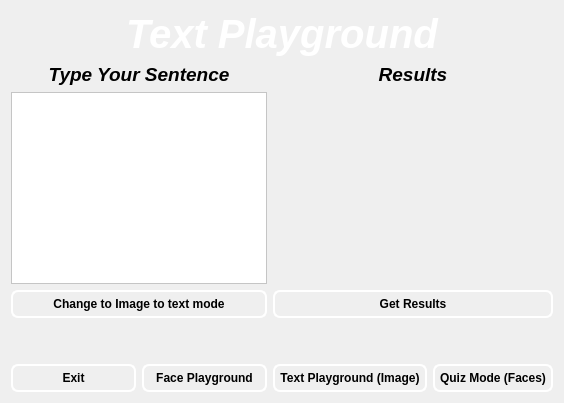
         <widget class="QWidget" name="page_3">
          <layout class="QGridLayout" name="gridLayout_5">
           <item row="9" column="2">
            <widget class="QPushButton" name="textPGImageBtn2">
             <property name="font">
              <font>
               <family>Tahoma</family>
               <weight>75</weight>
               <bold>true</bold>
              </font>
             </property>
             <property name="styleSheet">
              <string notr="true">QPushButton {
    color: black;
    border: 2px solid White;
    border-radius: 7px;
    border-style: outset;
    background: qradialgradient(
        cx: 0.3, cy: -0.4, fx: 0.3, fy: -0.4,
        radius: 1.35, stop: 0 white, stop: 1 #888
        );
    padding: 5px;
    }

QPushButton:hover {
    background: qradialgradient(
        cx: 0.3, cy: -0.4, fx: 0.3, fy: -0.4,
        radius: 1.35, stop: 0 #fff, stop: 1 #bbb
        );
    }

QPushButton:pressed {
    border-style: inset;
    background: qradialgradient(
        cx: 0.4, cy: -0.1, fx: 0.4, fy: -0.1,
        radius: 1.35, stop: 0 #fff, stop: 1 #ddd
        );
    }</string>
             </property>
             <property name="text">
              <string>Text Playground (Image)</string>
             </property>
            </widget>
           </item>
           <item row="9" column="0">
            <widget class="QPushButton" name="exitBtn2">
             <property name="font">
              <font>
               <family>Tahoma</family>
               <weight>75</weight>
               <bold>true</bold>
              </font>
             </property>
             <property name="styleSheet">
              <string notr="true">QPushButton {
    color: black;
    border: 2px solid White;
    border-radius: 7px;
    border-style: outset;
    background: qradialgradient(
        cx: 0.3, cy: -0.4, fx: 0.3, fy: -0.4,
        radius: 1.35, stop: 0 white, stop: 1 #888
        );
    padding: 5px;
    }

QPushButton:hover {
    background: qradialgradient(
        cx: 0.3, cy: -0.4, fx: 0.3, fy: -0.4,
        radius: 1.35, stop: 0 #fff, stop: 1 #bbb
        );
    }

QPushButton:pressed {
    border-style: inset;
    background: qradialgradient(
        cx: 0.4, cy: -0.1, fx: 0.4, fy: -0.1,
        radius: 1.35, stop: 0 #fff, stop: 1 #ddd
        );
    }</string>
             </property>
             <property name="text">
              <string>Exit</string>
             </property>
            </widget>
           </item>
           <item row="9" column="3">
            <widget class="QPushButton" name="quizModeBtn2">
             <property name="font">
              <font>
               <family>Tahoma</family>
               <weight>75</weight>
               <bold>true</bold>
              </font>
             </property>
             <property name="styleSheet">
              <string notr="true">QPushButton {
    color: black;
    border: 2px solid White;
    border-radius: 7px;
    border-style: outset;
    background: qradialgradient(
        cx: 0.3, cy: -0.4, fx: 0.3, fy: -0.4,
        radius: 1.35, stop: 0 white, stop: 1 #888
        );
    padding: 5px;
    }

QPushButton:hover {
    background: qradialgradient(
        cx: 0.3, cy: -0.4, fx: 0.3, fy: -0.4,
        radius: 1.35, stop: 0 #fff, stop: 1 #bbb
        );
    }

QPushButton:pressed {
    border-style: inset;
    background: qradialgradient(
        cx: 0.4, cy: -0.1, fx: 0.4, fy: -0.1,
        radius: 1.35, stop: 0 #fff, stop: 1 #ddd
        );
    }</string>
             </property>
             <property name="text">
              <string>Quiz Mode (Faces)</string>
             </property>
            </widget>
           </item>
           <item row="0" column="0" colspan="4">
            <widget class="QLabel" name="label_4">
             <property name="font">
              <font>
               <family>Tahoma</family>
               <pointsize>30</pointsize>
               <weight>75</weight>
               <italic>true</italic>
               <bold>true</bold>
               <underline>false</underline>
              </font>
             </property>
             <property name="styleSheet">
              <string notr="true">background: transparent;</string>
             </property>
             <property name="text">
              <string>&lt;html&gt;&lt;head/&gt;&lt;body&gt;&lt;p&gt;&lt;span style=&quot; color:#ffffff;&quot;&gt;Text Playground&lt;/span&gt;&lt;/p&gt;&lt;/body&gt;&lt;/html&gt;</string>
             </property>
             <property name="alignment">
              <set>Qt::AlignCenter</set>
             </property>
            </widget>
           </item>
           <item row="9" column="1">
            <widget class="QPushButton" name="facePGBtn">
             <property name="font">
              <font>
               <family>Tahoma</family>
               <weight>75</weight>
               <bold>true</bold>
              </font>
             </property>
             <property name="styleSheet">
              <string notr="true">QPushButton {
    color: black;
    border: 2px solid White;
    border-radius: 7px;
    border-style: outset;
    background: qradialgradient(
        cx: 0.3, cy: -0.4, fx: 0.3, fy: -0.4,
        radius: 1.35, stop: 0 white, stop: 1 #888
        );
    padding: 5px;
    }

QPushButton:hover {
    background: qradialgradient(
        cx: 0.3, cy: -0.4, fx: 0.3, fy: -0.4,
        radius: 1.35, stop: 0 #fff, stop: 1 #bbb
        );
    }

QPushButton:pressed {
    border-style: inset;
    background: qradialgradient(
        cx: 0.4, cy: -0.1, fx: 0.4, fy: -0.1,
        radius: 1.35, stop: 0 #fff, stop: 1 #ddd
        );
    }</string>
             </property>
             <property name="text">
              <string>Face Playground</string>
             </property>
            </widget>
           </item>
           <item row="6" column="0" colspan="2">
            <widget class="QPushButton" name="pushButton">
             <property name="font">
              <font>
               <family>Tahoma</family>
               <weight>75</weight>
               <bold>true</bold>
              </font>
             </property>
             <property name="styleSheet">
              <string notr="true">QPushButton {
    color: black;
    border: 2px solid White;
    border-radius: 7px;
    border-style: outset;
    background: qradialgradient(
        cx: 0.3, cy: -0.4, fx: 0.3, fy: -0.4,
        radius: 1.35, stop: 0 white, stop: 1 #888
        );
    padding: 5px;
    }

QPushButton:hover {
    background: qradialgradient(
        cx: 0.3, cy: -0.4, fx: 0.3, fy: -0.4,
        radius: 1.35, stop: 0 #fff, stop: 1 #bbb
        );
    }

QPushButton:pressed {
    border-style: inset;
    background: qradialgradient(
        cx: 0.4, cy: -0.1, fx: 0.4, fy: -0.1,
        radius: 1.35, stop: 0 #fff, stop: 1 #ddd
        );
    }</string>
             </property>
             <property name="text">
              <string>Change to Image to text mode</string>
             </property>
            </widget>
           </item>
           <item row="4" column="0" colspan="2">
            <widget class="QPlainTextEdit" name="plainTextEdit">
             <property name="sizePolicy">
              <sizepolicy hsizetype="Minimum" vsizetype="Minimum">
               <horstretch>0</horstretch>
               <verstretch>0</verstretch>
              </sizepolicy>
             </property>
             <property name="styleSheet">
              <string notr="true">background: white;</string>
             </property>
            </widget>
           </item>
           <item row="4" column="2" colspan="2">
            <widget class="QLabel" name="textPGRating">
             <property name="font">
              <font>
               <family>Tahoma</family>
               <pointsize>30</pointsize>
              </font>
             </property>
             <property name="text">
              <string>&lt;Rating&gt;</string>
             </property>
             <property name="alignment">
              <set>Qt::AlignCenter</set>
             </property>
            </widget>
           </item>
           <item row="6" column="2" colspan="2">
            <widget class="QPushButton" name="resultsBtn2">
             <property name="font">
              <font>
               <family>Tahoma</family>
               <weight>75</weight>
               <bold>true</bold>
              </font>
             </property>
             <property name="styleSheet">
              <string notr="true">QPushButton {
    color: black;
    border: 2px solid White;
    border-radius: 7px;
    border-style: outset;
    background: qradialgradient(
        cx: 0.3, cy: -0.4, fx: 0.3, fy: -0.4,
        radius: 1.35, stop: 0 white, stop: 1 #888
        );
    padding: 5px;
    }

QPushButton:hover {
    background: qradialgradient(
        cx: 0.3, cy: -0.4, fx: 0.3, fy: -0.4,
        radius: 1.35, stop: 0 #fff, stop: 1 #bbb
        );
    }

QPushButton:pressed {
    border-style: inset;
    background: qradialgradient(
        cx: 0.4, cy: -0.1, fx: 0.4, fy: -0.1,
        radius: 1.35, stop: 0 #fff, stop: 1 #ddd
        );
    }</string>
             </property>
             <property name="text">
              <string>Get Results</string>
             </property>
            </widget>
           </item>
           <item row="7" column="0" rowspan="2" colspan="2">
            <spacer name="verticalSpacer_6">
             <property name="orientation">
              <enum>Qt::Vertical</enum>
             </property>
             <property name="sizeType">
              <enum>QSizePolicy::Minimum</enum>
             </property>
             <property name="sizeHint" stdset="0">
              <size>
               <width>20</width>
               <height>40</height>
              </size>
             </property>
            </spacer>
           </item>
           <item row="7" column="2" rowspan="2" colspan="2">
            <spacer name="verticalSpacer_5">
             <property name="orientation">
              <enum>Qt::Vertical</enum>
             </property>
             <property name="sizeType">
              <enum>QSizePolicy::Minimum</enum>
             </property>
             <property name="sizeHint" stdset="0">
              <size>
               <width>20</width>
               <height>40</height>
              </size>
             </property>
            </spacer>
           </item>
           <item row="1" column="0" colspan="2">
            <widget class="QLabel" name="textLabel">
             <property name="font">
              <font>
               <family>Tahoma</family>
               <pointsize>14</pointsize>
               <weight>75</weight>
               <italic>true</italic>
               <bold>true</bold>
               <kerning>true</kerning>
              </font>
             </property>
             <property name="text">
              <string>Type Your Sentence</string>
             </property>
             <property name="alignment">
              <set>Qt::AlignCenter</set>
             </property>
            </widget>
           </item>
           <item row="1" column="2" colspan="2">
            <widget class="QLabel" name="label_5">
             <property name="font">
              <font>
               <family>Tahoma</family>
               <pointsize>14</pointsize>
               <weight>75</weight>
               <italic>true</italic>
               <bold>true</bold>
              </font>
             </property>
             <property name="text">
              <string>Results</string>
             </property>
             <property name="alignment">
              <set>Qt::AlignCenter</set>
             </property>
            </widget>
           </item>
          </layout>
         </widget>
